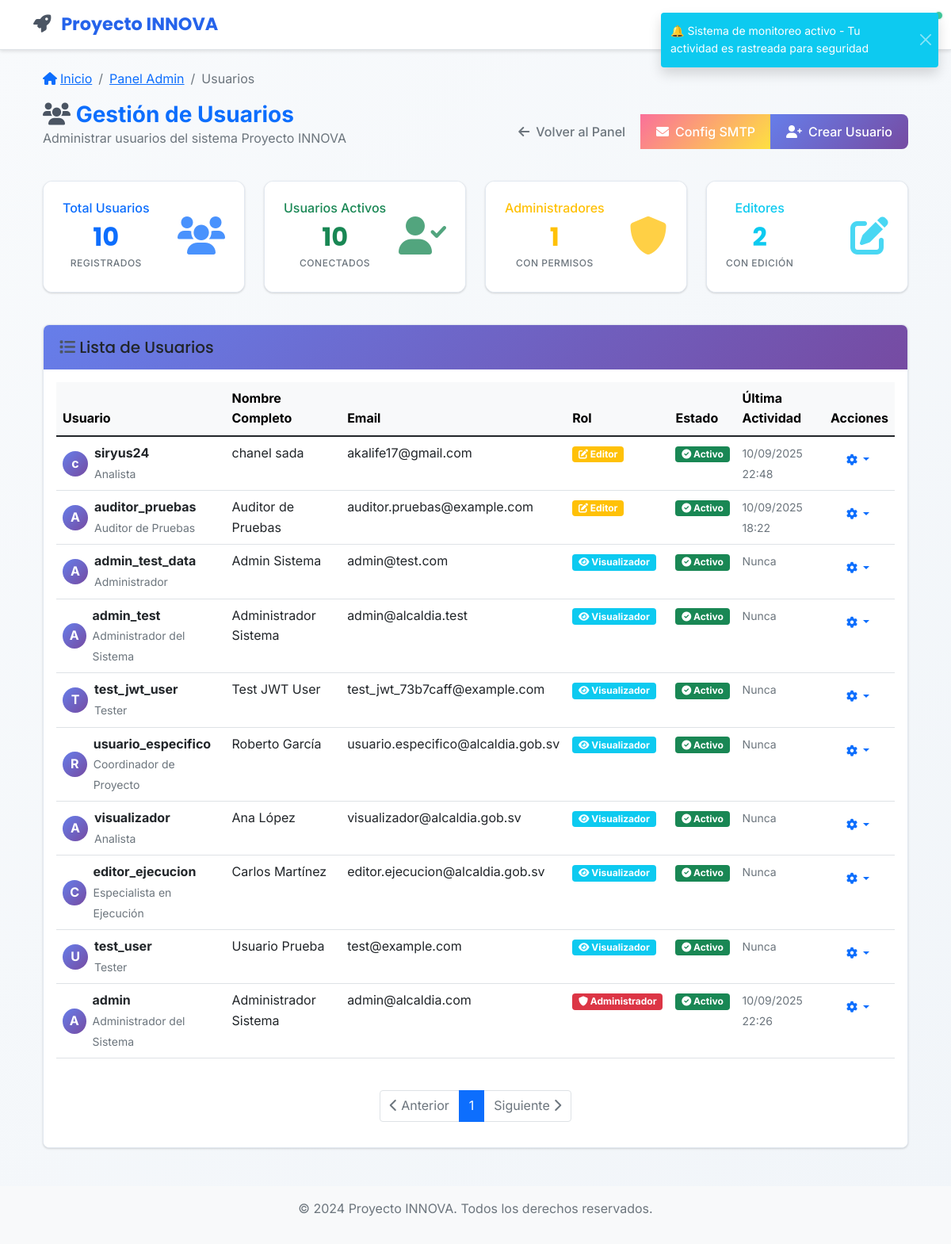
/admin/users (signed in), run on an earlier commit of the app's database.
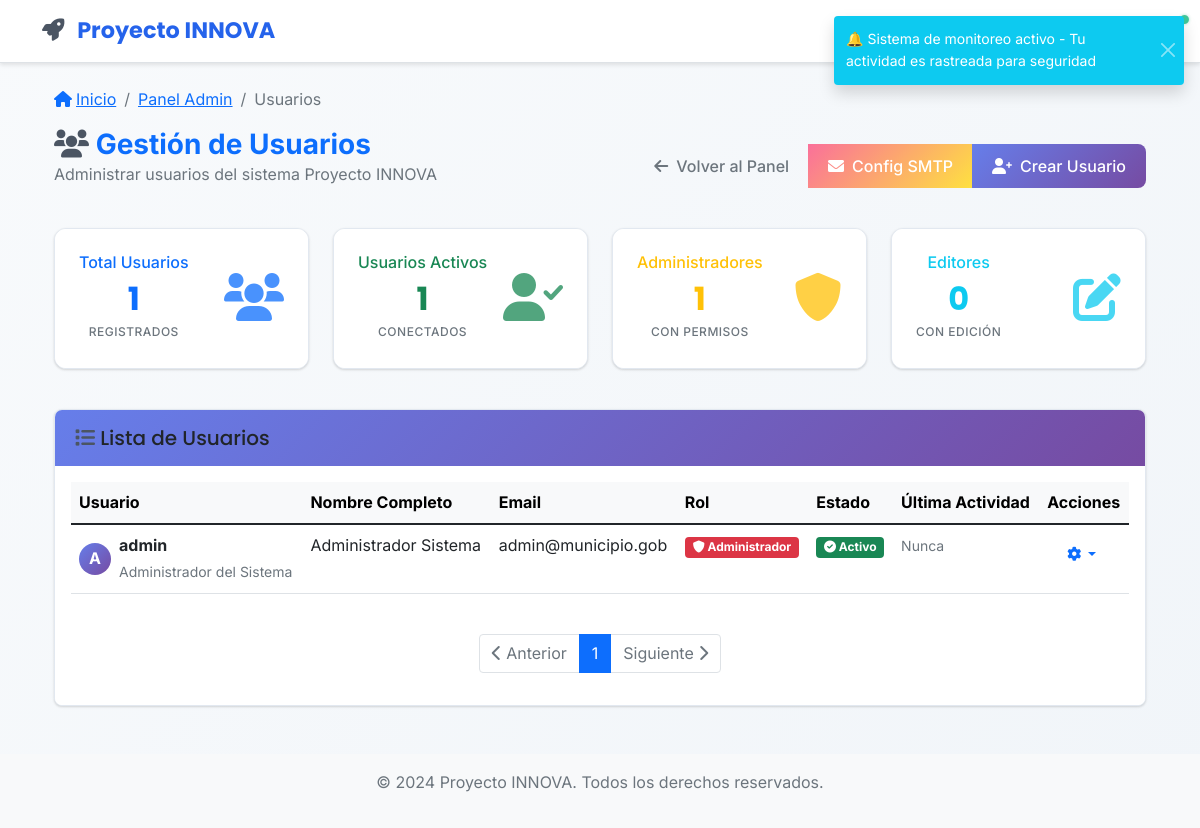
And on a later commit of the database.
### app/models/user.py (models this page shows, shortened)
class User(UserMixin, db.Model):
    __tablename__ = 'users'
    id = db.Column(db.Integer, primary_key=True)
    username = db.Column(db.String(64), unique=True, nullable=False, index=True)
    email = db.Column(db.String(120), unique=True, nullable=False, index=True)
    password_hash = db.Column(db.String(256), nullable=False)
    first_name = db.Column(db.String(64), nullable=False)
    last_name = db.Column(db.String(64), nullable=False)
    position = db.Column(db.String(100))  # Cargo en la alcaldía
    municipality = db.Column(db.String(100), nullable=False)  # Nombre de la alcaldía
    department = db.Column(db.String(100), nullable=False)  # Departamento/Estado
    municipality_code = db.Column(db.String(20))  # Código único de la alcaldía
    is_active = db.Column(db.Boolean, default=True)
    created_at = db.Column(db.DateTime, default=datetime.utcnow)
    updated_at = db.Column(db.DateTime, default=datetime.utcnow, onupdate=datetime.utcnow)
    last_login = db.Column(db.DateTime)
    legacy_role = db.Column(db.String(20), default='viewer')  # Mantener para compatibilidad
    active_roles = db.relationship('UserRole',
                                 foreign_keys='UserRole.user_id',
                                 lazy=True,
                                 primaryjoin="and_(User.id==UserRole.user_id, UserRole.is_active==True)")
    user_roles = db.relationship('UserRole',
                               foreign_keys='UserRole.user_id',
                               lazy=True,
                               overlaps="active_roles")
    @property
    def password(self):
        raise AttributeError('La contraseña no es un atributo legible')
    def get_full_name(self):
        return f"{self.first_name} {self.last_name}"
    @property
    def role(self):
        return self.legacy_role
    def is_admin(self):
        if self.active_roles:
            admin_names = ['admin', 'administrador']
            return any(ur.role.name.lower() in admin_names for ur in self.active_roles)
        return self.legacy_role == 'admin'

### app/views/admin.py (the view)
@admin_bp.route('/users')
def users():
    page = request.args.get('page', 1, type=int)
    per_page = 20
    users_query = User.query.order_by(User.created_at.desc())
    users_pagination = users_query.paginate(page=page, per_page=per_page, error_out=False)
    return render_template('admin/users.html',
                         title='Gestión de Usuarios',
                         users=users_pagination.items,
                         pagination=users_pagination)

### app/views/admin.py (called while the page is built)
@admin_bp.before_request
@login_required
def require_admin():
    if not current_user.is_admin():
        flash('Acceso denegado. Se requieren permisos de administrador.', 'error')
        return redirect(url_for('main.dashboard'))

### app/templates/admin/users.html (shortened to what the changed rows need)
{% extends "base.html" %}
{% block content %}
<div class="container-fluid mt-4">
    <div class="row mb-4">
        <div class="col-12">
            <div class="d-flex justify-content-between align-items-center">
                <div>
                    <h1 class="h3 mb-0 text-primary fw-bold">
                        <i class="fas fa-users text-secondary"></i> Gestión de Usuarios
                    </h1>
                </div>
            </div>
        </div>
    </div>
<div class="row mb-4">
    <div class="col-md-3 mb-3">
        <div class="card stat-card">
            <div class="card-body">
                <div class="d-flex justify-content-between align-items-center">
                    <div>
                        <h6 class="card-title text-primary">Total Usuarios</h6>
                        <h2 class="mb-0 text-primary">{{ users|length if users else 0 }}</h2>
                        <small class="text-muted">Registrados</small>
                    </div>
                </div>
            </div>
        </div>
    </div>
    <div class="col-md-3 mb-3">
        <div class="card stat-card">
            <div class="card-body">
                <div class="d-flex justify-content-between align-items-center">
                    <div>
                        <h6 class="card-title text-success">Usuarios Activos</h6>
                        <h2 class="mb-0 text-success">{{ users|selectattr('is_active', 'equalto', True)|list|length if users else 0 }}</h2>
                        <small class="text-muted">Conectados</small>
                    </div>
                </div>
            </div>
        </div>
    </div>
    <div class="col-md-3 mb-3">
        <div class="card stat-card">
            <div class="card-body">
                <div class="d-flex justify-content-between align-items-center">
                    <div>
                        <h2 class="mb-0 text-warning">{{ users|selectattr('role', 'equalto', 'admin')|list|length if users else 0 }}</h2>
                    </div>
                </div>
            </div>
        </div>
    </div>
    <div class="col-md-3 mb-3">
        <div class="card stat-card">
            <div class="card-body">
                <div class="d-flex justify-content-between align-items-center">
                    <div>
                        <h6 class="card-title text-info">Editores</h6>
                        <h2 class="mb-0 text-info">{{ users|selectattr('role', 'equalto', 'editor')|list|length if users else 0 }}</h2>
                        <small class="text-muted">Con edición</small>
                    </div>
                </div>
            </div>
        </div>
    </div>
</div>
<div class="row">
    <div class="col-12">
        <div class="card">
            <div class="card-body">
                <div class="table-responsive">
                    <table class="table table-hover">
                        <thead class="table-light">
                            <tr>
                                <th>Usuario</th>
                                <th>Nombre Completo</th>
                                <th>Email</th>
                                <th>Rol</th>
                                <th>Estado</th>
                                <th>Última Actividad</th>
                                <th>Acciones</th>
                            </tr>
                        </thead>
                        <tbody>
                            {% for user in users %}
                            <tr>
                                <td>
                                    <div class="d-flex align-items-center">
                                        <div class="avatar-circle me-2" style="width: 32px; height: 32px; background: linear-gradient(135deg, #667eea 0%, #764ba2 100%); border-radius: 50%; display: flex; align-items: center; justify-content: center; color: white; font-weight: bold;">
                                            {{ user.first_name[0] if user.first_name else user.username[0] }}
                                        </div>
                                        <div>
                                            <strong>{{ user.username }}</strong>
                                            <br>
                                            <small class="text-muted">{{ user.position or 'Sin cargo' }}</small>
                                        </div>
                                    </div>
                                </td>
                                <td>{{ user.get_full_name() }}</td>
                                <td>{{ user.email }}</td>
                                <td>
                                    <span class="badge bg-{{ 'danger' if user.role == 'admin' else 'warning' if user.role == 'editor' else 'info' }}">
                                        {% if user.role == 'admin' %}
                                            <i class="fas fa-shield-alt"></i> Administrador
                                        {% elif user.role == 'editor' %}
                                            <i class="fas fa-edit"></i> Editor
                                        {% else %}
                                            <i class="fas fa-eye"></i> Visualizador
                                        {% endif %}
                                    </span>
                                </td>
                                <td>
                                    {% if user.is_active %}
                                        <span class="badge bg-success">
                                            <i class="fas fa-check-circle"></i> Activo
                                        </span>
                                    {% else %}
                                        <span class="badge bg-danger">
                                            <i class="fas fa-times-circle"></i> Inactivo
                                        </span>
                                    {% endif %}
                                </td>
                                <td>
                                    {% if user.last_login %}
                                        <small class="text-muted">
                                            {{ user.last_login.strftime('%d/%m/%Y') }}<br>
                                            {{ user.last_login.strftime('%H:%M') }}
                                        </small>
                                    {% else %}
                                        <small class="text-muted">Nunca</small>
                                    {% endif %}
                                </td>
                                <td>
                                    <div class="btn-group" role="group">
                                        <button type="button" class="btn btn-outline-primary btn-sm dropdown-toggle"
                                                data-bs-toggle="dropdown" aria-expanded="false">
                                            <i class="fas fa-cog"></i>
                                        </button>
                                    </div>
                                </td>
                            </tr>
                            {% endfor %}
                        </tbody>
                    </table>
                </div>
                {% if pagination %}
                <nav aria-label="Paginación de usuarios" class="mt-4">
                    <ul class="pagination justify-content-center">
                        {% for page_num in pagination.iter_pages() %}
                        {% if page_num %}
                        <li class="page-item {{ 'active' if page_num == pagination.page else '' }}">
                            <a class="page-link" href="{{ url_for('admin.users', page=page_num) }}">{{ page_num }}</a>
                        </li>
                        {% else %}
                        <li class="page-item disabled">
                            <span class="page-link">...</span>
                        </li>
                        {% endif %}
                        {% endfor %}
                    </ul>
                </nav>
                {% endif %}
            </div>
        </div>
    </div>
</div>
{% endblock %}

What changed in the data, as far as the page shows it:
removed User: first_name "c", username "siryus24", position "Analista", get_full_name "chanel sada", email "akalife17@gmail.com", legacy_role "editor" (drawn), is_active True (drawn), last_login "10/09/2025", last_login "22:48"
removed User: first_name "A", username "auditor_pruebas", position "Auditor de Pruebas", get_full_name "Auditor de Pruebas", email "auditor.pruebas@example.com", legacy_role "editor" (drawn), is_active True (drawn), last_login "10/09/2025", last_login "18:22"
removed User: first_name "A", username "admin_test_data", position "Administrador", get_full_name "Admin Sistema", email "admin@test.com", legacy_role "viewer" (drawn), is_active True (drawn), shows "Nunca"
removed User: first_name "A", username "admin_test", position "Administrador del Sistema", get_full_name "Administrador Sistema", email "admin@alcaldia.test", legacy_role "viewer" (drawn), is_active True (drawn), shows "Nunca"
removed User: first_name "T", username "test_jwt_user", position "Tester", get_full_name "Test JWT User", email "test_jwt_73b7caff@example.com", legacy_role "viewer" (drawn), is_active True (drawn), shows "Nunca"
removed User: first_name "R", username "usuario_especifico", position "Coordinador de Proyecto", get_full_name "Roberto García", email "usuario.especifico@alcaldia.gob.sv", legacy_role "viewer" (drawn), is_active True (drawn), shows "Nunca"
removed User: first_name "A", username "visualizador", position "Analista", get_full_name "Ana López", email "visualizador@alcaldia.gob.sv", legacy_role "viewer" (drawn), is_active True (drawn), shows "Nunca"
removed User: first_name "C", username "editor_ejecucion", position "Especialista en Ejecución", get_full_name "Carlos Martínez", email "editor.ejecucion@alcaldia.gob.sv", legacy_role "viewer" (drawn), is_active True (drawn), shows "Nunca"
removed User: first_name "U", username "test_user", position "Tester", get_full_name "Usuario Prueba", email "test@example.com", legacy_role "viewer" (drawn), is_active True (drawn), shows "Nunca"
changed User "admin": email "admin@alcaldia.com" → "admin@municipio.gob"; last_login "10/09/2025" → (not shown); last_login "22:26" → (not shown); now shows "Nunca"
Also different on the page:
{{ users|length if users else 0 }}: "10" → "1"
text no longer shown: "10 2"
text now shown: "1 0"
